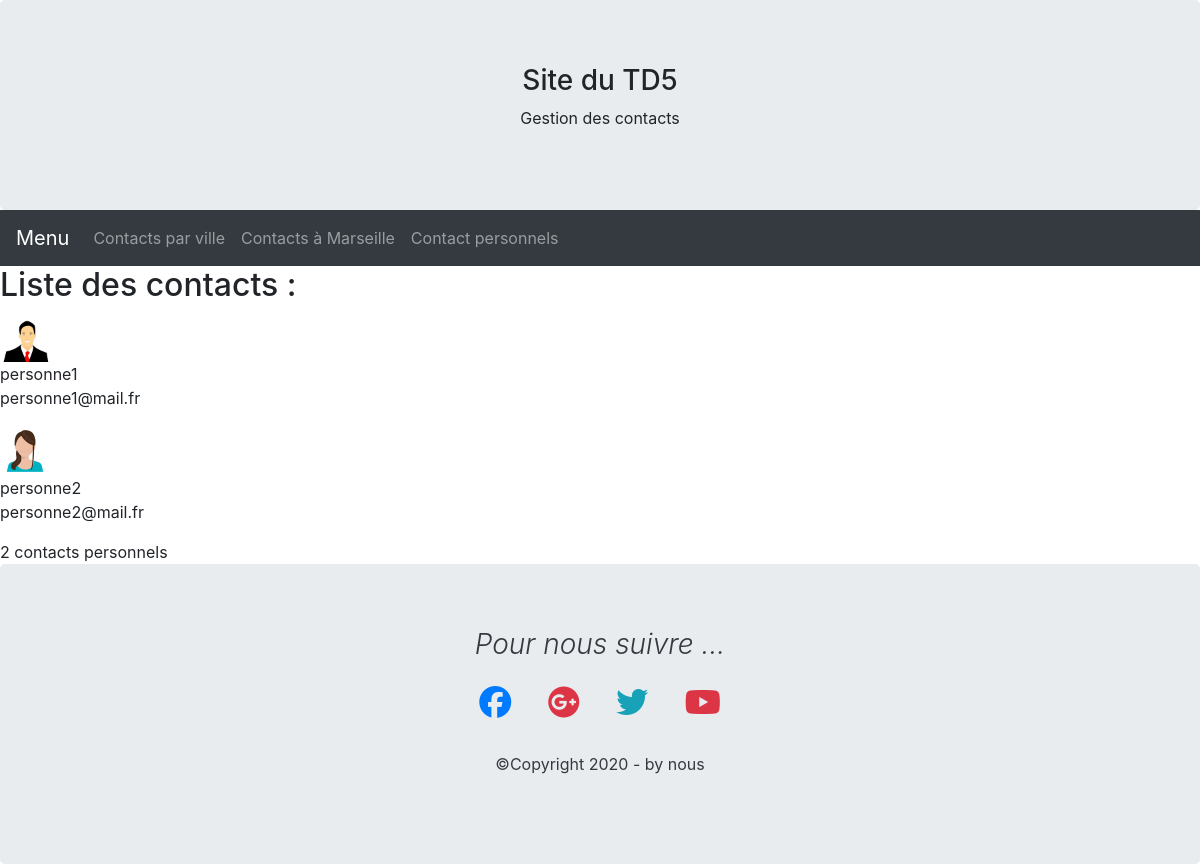
Screenshot of /vueContactsPerso.php with the database file from the repository.
### tables this page shows
CREATE TABLE contact
(id INT NOT NULL AUTO_INCREMENT,
nom VARCHAR(30) NOT NULL,
mail VARCHAR(50),
photo VARCHAR(30),
idEntreprise int,
PRIMARY KEY (id),
FOREIGN KEY (idEntreprise) REFERENCES entreprise(id)
);

### vueContactsPerso.php (the view, shortened to what this page needs)
<?php
include "connectBdd.php";
echo "<h2>Liste des contacts : </h2>";
$sql = "SELECT * FROM contact WHERE idEntreprise is null";
try {
    $resultat = $cnx->query($sql);
    $tableauresultat = $resultat->fetchAll(PDO::FETCH_ASSOC);
    $cpt = 0;
    foreach ($tableauresultat as $ligne) {
        echo "<p><img src =".$ligne["photo"]." width = 50><br>";
        echo $ligne["nom"]."<br>";
        echo $ligne["mail"]."<br></p>";
        $cpt ++;
    }
    echo $cpt." contacts personnels";
} catch (PDOException $e) {
    echo "ERREUR PDO ".$e -> getMessage();
}
?>

### rows the page displays
contact: photo (picture), nom "personne1", mail "personne1@mail.fr"
contact: photo (picture), nom "personne2", mail "personne2@mail.fr"

### other values shown
$cpt "2"
